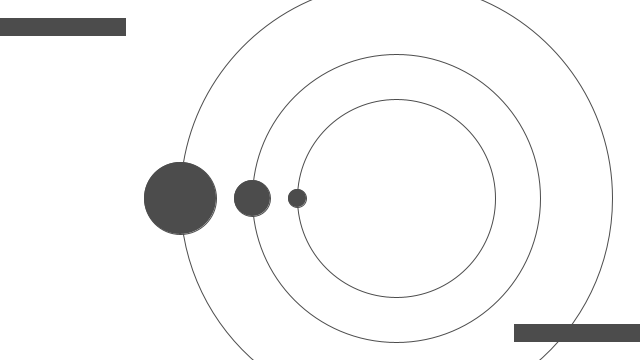
Frame 1 (no input)
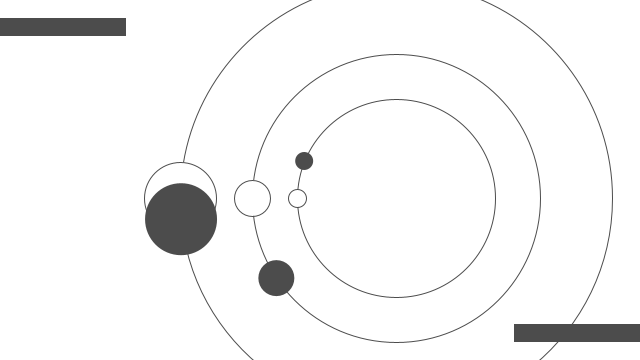
Frame 60 (the mouse pressed at the canvas centre just before this capture)
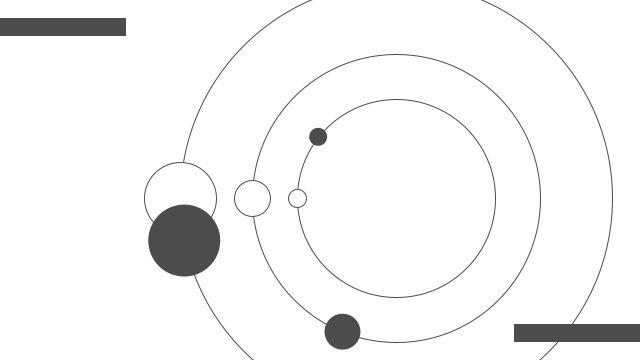
Frame 120 (the mouse held since frame 60 and released just before this capture)

The Processing sketch that drew these frames (run headless with seeded random() and noise(); from frame 60 on, the mouse is pressed at the canvas centre):

// Processing sketch: processing_181526
// ── processing_181526.pde

/* CHAD P. HALL - EXERCISE 3: TIME

Small circle rotates at 60rpm (once every 1 second)
Medium circle rotates at 6rpm (once every 10 seconds)
Large circle rotates at 1rpm (once every 60 seconds)

ATTRIBUTIONS
// Concept inspired by Lali Puna's "Silver Light - EP" cover artwork
// Circle animation derived from Chapter 7 of "Getting Started with Processing" by Casey Reas & Ben Fry

Visualize the passing of 60 seconds.
Your animation should be compelling, 
should also effectively communicate range and status 
-- a viewer should:
  be able to "read" your creation
  have a reasonably good sense of how much time has elapsed and/or remains. 
  (It is up to you to determine what constitutes "a reasonably good sense".)
*/

/* -- SET UP GLOBAL INTEGERS ------*/
  float diam = 18; //smallest circle diameter
  float time = millis(); //current time
  
  float smangle = radians(270); //angle starting point for small circle
  float mdangle = radians(270); //angle starting point for small circle
  float lgangle = radians(270); //angle starting point for small circle
  float smspeed = 0.1; //speed for small circle is one rotation per second
  float mdspeed = smspeed/10; //speed for medium circle is one rotation per 10 seconds
  float lgspeed = mdspeed/6; //speed for large circle is one rotation per 60 seconds
  // float offset = 320;
  float scalar = diam; //defines arc path of circle movement
  
  //DEFAULT COLORS
  float white = 255;
  float gray = 76; //about 30% black
  
  float currentCol;
  float destCol;
  float smdampen = 0.4;
  

void setup() {
  
  size(640, 360); //define the canvas/window size
  smooth();
  noStroke();
  
  currentCol = gray;
  destCol = white;
  
}

void draw() {
  background(white); //make background white
  stroke(gray); //add stroke
  strokeWeight(1); //stroke width
  noFill(); //remove fill from circles


  /* -- LINES -------------------- */
/*  
  stroke(gray); //change stroke color
  line(54, 63, 54, height - 27); // draw vertical line; first from the right
  line(126, 54, 126, height - 18); //draw vertical line; second from the right
*/  
  
  /* -- RIGHT-SIDE FILL CIRCLES -- */
/*  
  for(int i = 72; i<333; i = i + 28){ //begin loop
    ellipse(27, i, diam, diam); //draw outlined small circles
  } //end loop
  
  
  for(int j = 72; j<342; j = j + 50){ //begin loop
    ellipse(90, j, diam * 2, diam * 2); //draw outlined medium circles
  } //end loop
*/
  
/* ATTEMPT AT STEPPED CIRCLE FILLS 
  for(int i = 72; i <= 63 + (28 * (time / 1000)); i = i + 28){ //begin loop // i < 333
    fill(gray);
    ellipse(27, i, diam, diam); //draw small circles
  } //end loop

    //Draw one circle
    //wait one second
    //draw two circles /time
*/ 

  /* -- PATH CIRCLES ----------- */
  fill(white); //fill with white
  
  //large circle
  ellipse(396, 198, diam * 24, diam * 24); //draw biggest circle path
  ellipse(180, 198, diam * 4, diam * 4); //draw biggest circle marker
  
  //medium circle
  ellipse(396, 198, diam * 16, diam * 16); //medium circle
  ellipse(252, 198, diam * 2, diam * 2); //draw medium circle marker
  
  //small circle
  ellipse(396, 198, diam * 11, diam * 11); //small circle
  ellipse(297, 198, diam, diam); //draw smallest circle marker

/*  ATTEMPT #1: Fill circle after every pass
  currentCol = millis() % 255; // Geoff's attempt: current Color = millis and the remainder after dividing by 255
  fill(currentCol); //fill will currentCol
  ellipse(297, 198, diam, diam); //draw smallest circle marker
*/ 

/* ATTEMPT #2: 
  if (millis() > time + 1000) {  //if time is greater than the last time it ran plus one second
    fill(currentCol); //fill with current color
    ellipse(297, 198, diam, diam); //draw smallest circle marker
    currentCol = currentCol + (destCol - currentCol) * smdampen; //next step in the fade process
    time = millis();
  }
  else {
    fill(currentCol);
    ellipse(297, 198, diam, diam); //draw smallest circle marker
  }
*/

  
  /* -- MOVING CIRCLES ---------- */
  fill(gray); //fill circles with gray
  noStroke(); //remove stroke
  
  //large circle
  float o = 396 + sin(lgangle) * (scalar * 12); //x value is changes based off of sin() and arc of circle
  float p = 198 + cos(lgangle) * (scalar * 12); //y value is changes based off of cos() and arc of circle
  ellipse(o, p, diam * 4, diam * 4); //draw largest moving circle
  lgangle += lgspeed; //lgangle = lgangle + lgspeed - moves circle to next point when drawn again
  
  //medium circle
  float m = 396 + sin(mdangle) * (scalar * 8); //x value is changes based off of sin() and arc of circle
  float n = 198 + cos(mdangle) * (scalar * 8); //y value is changes based off of cos() and arc of circle
  ellipse(m, n, diam * 2, diam * 2); //draw medium moving circle
  mdangle += mdspeed; //mdangle = mdangle + mdspeed - moves circle to next point when drawn again
  
  //smallest circle
  float x = 396 + sin(smangle) * (scalar * 5.5); //x value is changes based off of sin() and arc of circle
  float y = 198 + cos(smangle) * (scalar * 5.5); //y value is changes based off of cos() and arc of circle
  ellipse(x, y, diam, diam); //draw smallest moving circle
  smangle += smspeed; //smangle = smangle + smspeed - moves circle to next point when drawn again
  
  
  /* -- RECTANGLES --------------- */
  
  fill(gray); //fill with dark gray
  rect(0, 18, 126, 18); //draw uppper-left rectangle
  rect(width - 126, height - 36, 126, 18); //draw bottom-right rectangle
  
  
  println(time); //print current millis() in terminal
}
